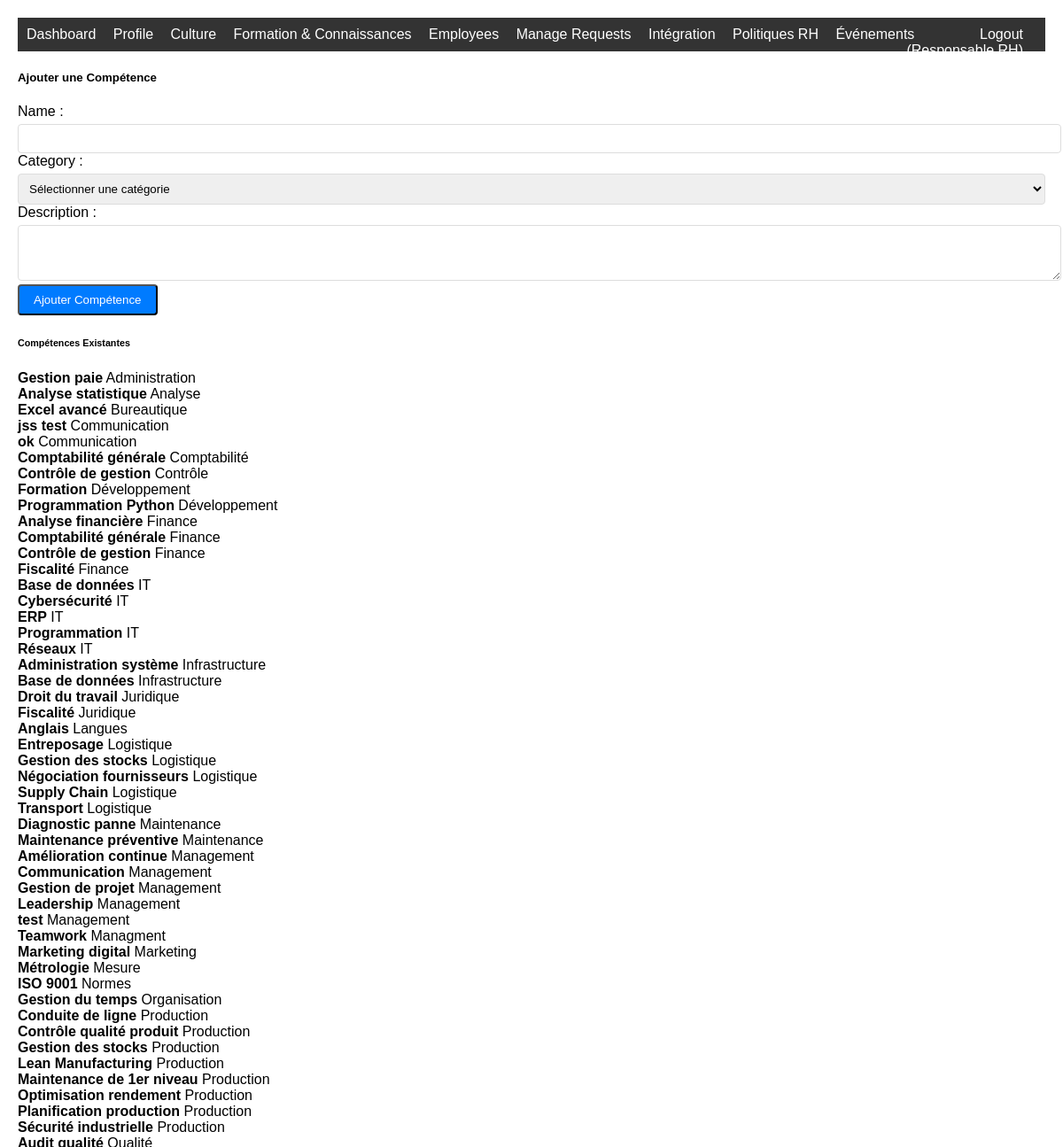
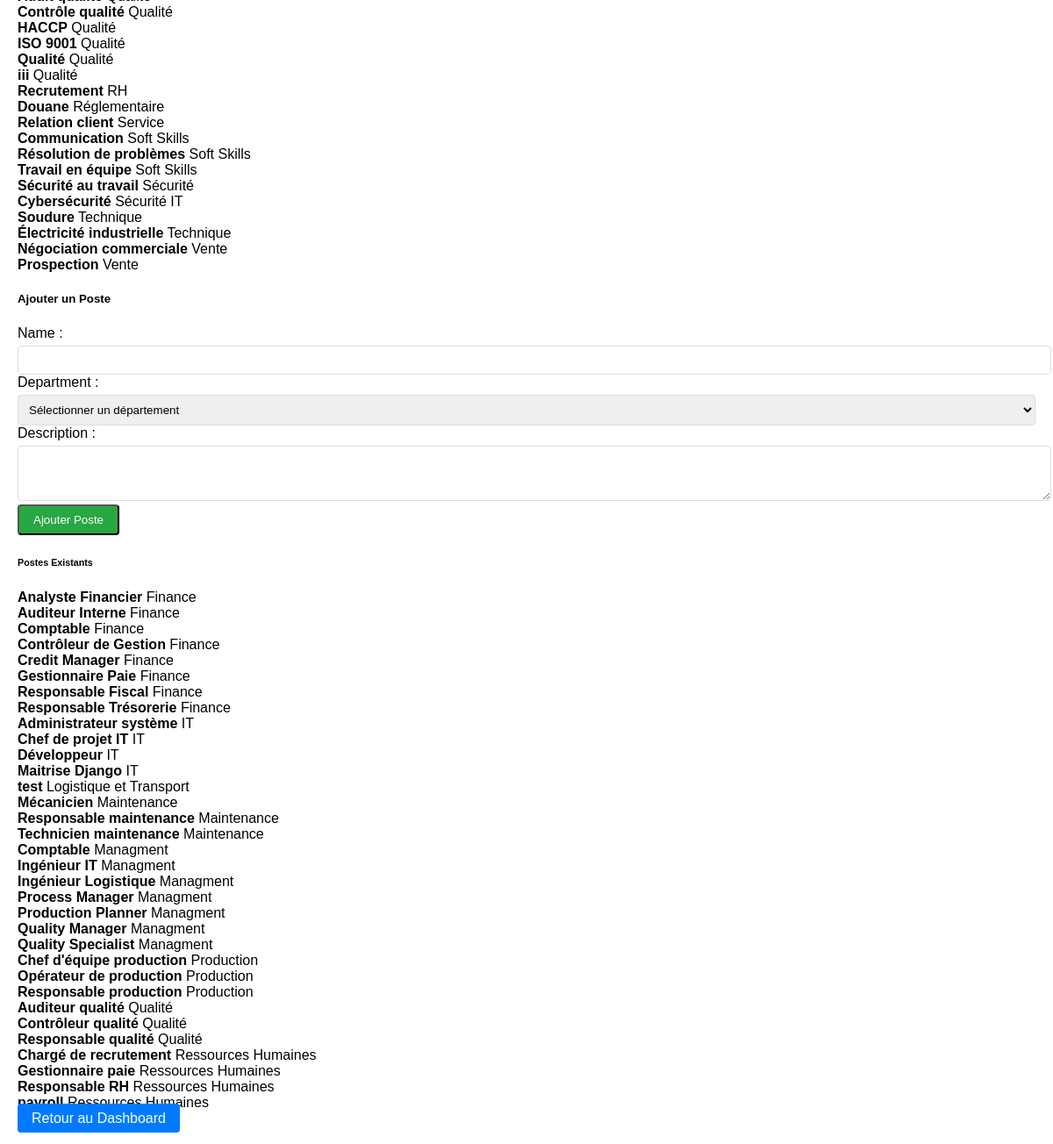
/knowledge/manage/ (signed in), run on an earlier commit of the app's database (2 pictures, top to bottom).
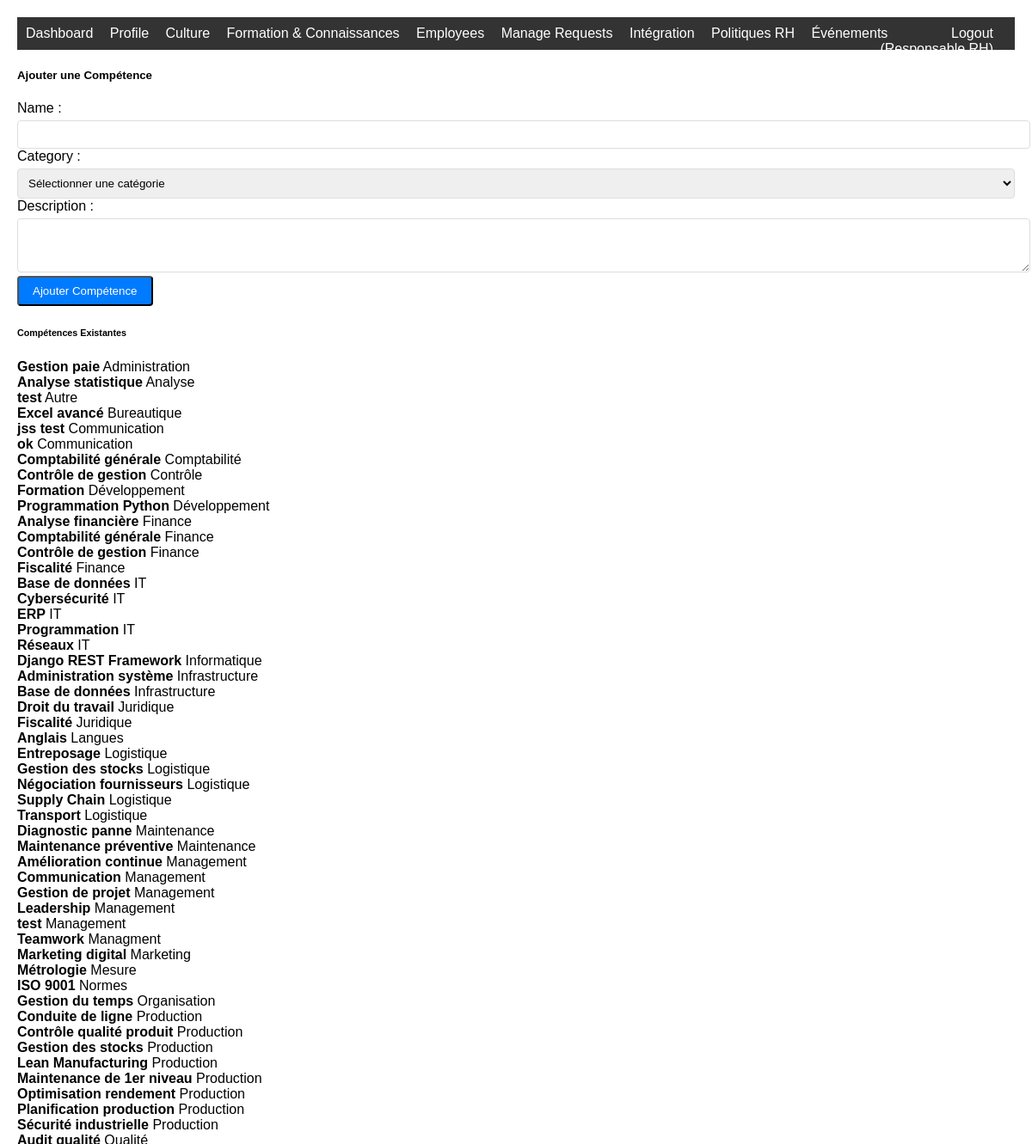
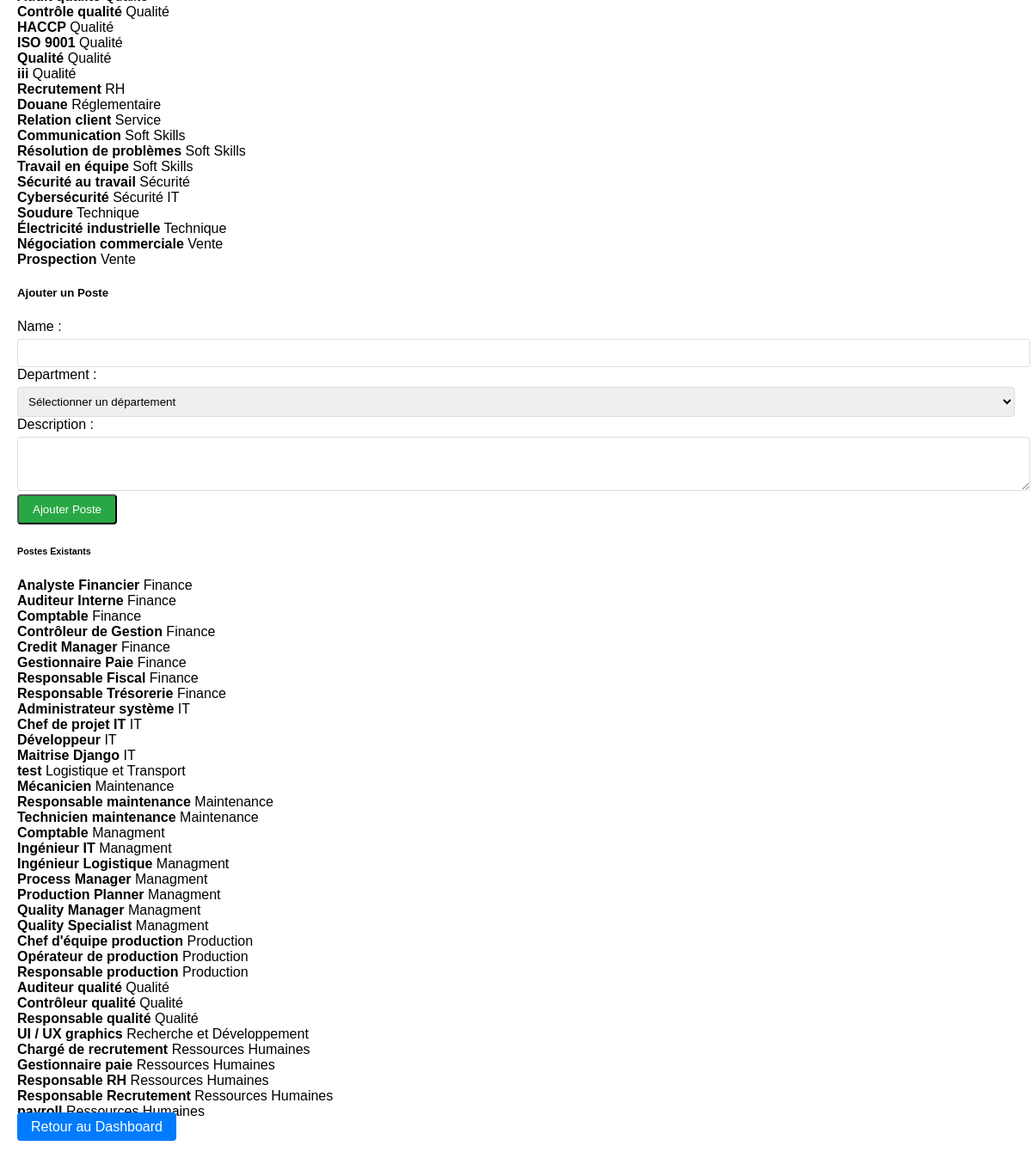
And on a later commit of the database (2 pictures, top to bottom).
### knowledge_management/models.py (models this page shows, shortened)
class Skill(models.Model):
    name = models.CharField(max_length=100)
    description = models.TextField(blank=True)
    category = models.CharField(max_length=50, blank=True)
    departments = models.ManyToManyField('employees.Department', blank=True, related_name='skills')
    is_core_skill = models.BooleanField(default=False, help_text="Compétence transversale à tous les départements")
    created_at = models.DateTimeField(auto_now_add=True)
    class Meta:
        unique_together = ['name', 'category']

class Position(models.Model):
    name = models.CharField(max_length=100)
    description = models.TextField(blank=True)
    department = models.ForeignKey('employees.Department', on_delete=models.CASCADE, related_name='positions')
    required_skills = models.ManyToManyField(Skill, through='PositionSkillRequirement', related_name='required_for_positions')
    class Meta:
        unique_together = ['name', 'department']

### employees/models.py (models this page shows)
class Department(models.Model):
    name = models.CharField(max_length=100, unique=True)
    code = models.CharField(max_length=10, unique=True)
    description = models.TextField(blank=True)
    manager = models.ForeignKey('Employee', on_delete=models.SET_NULL, null=True, blank=True, related_name='managed_department')
    created_at = models.DateTimeField(auto_now_add=True)
    class Meta:
        ordering = ['name']
    def __str__(self):
        return self.name

### knowledge_management/views.py (the view, shortened to what this page needs)
# urls.py: path('manage/', views.manage_skills_positions, name='manage_skills_positions'),
@login_required
@user_passes_test(is_hr_staff)
def manage_skills_positions(request):
    skills = Skill.objects.all().order_by('category', 'name')
    positions = Position.objects.all().order_by('department', 'name')
    context = {
        'skills': skills,
        'positions': positions,
        'skill_form': SkillForm(),
        'position_form': PositionForm(),
    }
    return render(request, 'knowledge_management/manage_skills_positions.html', context)

### knowledge_management/forms.py
class SkillForm(forms.ModelForm):
    CATEGORY_CHOICES = [
        ('', 'Sélectionner une catégorie'),
        ('Technique', 'Technique'),
        ('Management', 'Management'),
        ('Communication', 'Communication'),
        ('Informatique', 'Informatique'),
        ('Langues', 'Langues'),
        ('Qualité', 'Qualité'),
        ('Sécurité', 'Sécurité'),
        ('Autre', 'Autre'),
    ]
    category = forms.ChoiceField(
        choices=CATEGORY_CHOICES,
        widget=forms.Select(attrs={'class': 'form-control'}),
        required=False
    )
    class Meta:
        model = Skill
        fields = ['name', 'description', 'category']
        widgets = {
            'name': forms.TextInput(attrs={'class': 'form-control'}),
            'description': forms.Textarea(attrs={'class': 'form-control', 'rows': 3}),
        }

### knowledge_management/views.py (called while the page is built)
def is_hr_staff(user):
    return user.role in ['hr_manager', 'hr_director', 'administrator']

### templates/knowledge_management/manage_skills_positions.html (shortened to what this page needs)
{% extends 'base.html' %}
{% block content %}
<div class="container">
    <div class="row">
        <div class="col-md-6">
            <div class="card">
                <div class="card-header">
                    <h5>Ajouter une Compétence</h5>
                </div>
                <div class="card-body">
                    <form method="post">
                        <div class="mb-3">
                            {{ skill_form.name.label_tag }}
                            {{ skill_form.name }}
                        </div>
                        <div class="mb-3">
                            {{ skill_form.category.label_tag }}
                            {{ skill_form.category }}
                        </div>
                        <div class="mb-3">
                            {{ skill_form.description.label_tag }}
                            {{ skill_form.description }}
                        </div>
                        <button type="submit" name="add_skill" class="btn btn-primary">Ajouter Compétence</button>
                    </form>
                </div>
            </div>
            <div class="card mt-3">
                <div class="card-header">
                    <h6>Compétences Existantes</h6>
                </div>
                <div class="card-body">
                    {% for skill in skills %}
                    <div class="d-flex justify-content-between align-items-center mb-2">
                        <div>
                            <strong>{{ skill.name }}</strong>
                            {% if skill.category %}
                            <span class="badge bg-info">{{ skill.category }}</span>
                            {% endif %}
                        </div>
                    </div>
                    {% endfor %}
                </div>
            </div>
        </div>
        <div class="col-md-6">
            <div class="card">
                <div class="card-header">
                    <h5>Ajouter un Poste</h5>
                </div>
                <div class="card-body">
                    <form method="post">
                        <div class="mb-3">
                            {{ position_form.name.label_tag }}
                            {{ position_form.name }}
                        </div>
                        <div class="mb-3">
                            {{ position_form.department.label_tag }}
                            {{ position_form.department }}
                        </div>
                        <div class="mb-3">
                            {{ position_form.description.label_tag }}
                            {{ position_form.description }}
                        </div>
                        <button type="submit" name="add_position" class="btn btn-success">Ajouter Poste</button>
                    </form>
                </div>
            </div>
            <div class="card mt-3">
                <div class="card-header">
                    <h6>Postes Existants</h6>
                </div>
                <div class="card-body">
                    {% for position in positions %}
                    <div class="d-flex justify-content-between align-items-center mb-2">
                        <div>
                            <strong>{{ position.name }}</strong>
                            {% if position.department %}
                            <span class="badge bg-success">{{ position.department }}</span>
                            {% endif %}
                        </div>
                    </div>
                    {% endfor %}
                </div>
            </div>
        </div>
    </div>
    <div class="row mt-3">
        <div class="col-12">
            <a href="{% url 'knowledge_management:dashboard' %}" class="btn btn-secondary">Retour au Dashboard</a>
        </div>
    </div>
</div>
{% endblock %}

What changed in the data, as far as the page shows it:
added Skill: name "test", category "Autre"
added Skill: name "Django REST Framework", category "Informatique"
added Position: name "UI / UX graphics", department "Recherche et Développement"
added Position: name "Responsable Recrutement", department "Ressources Humaines"
